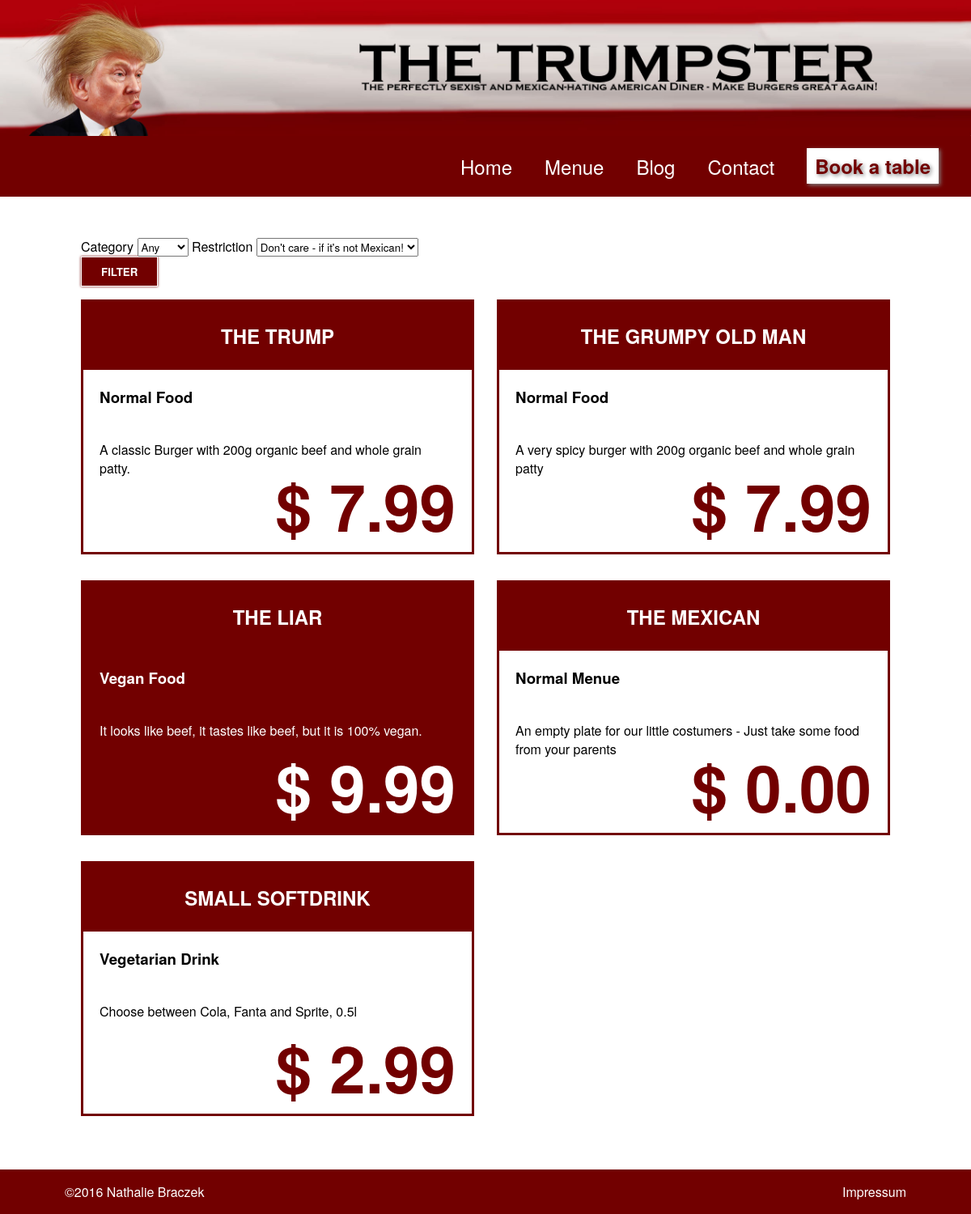
Page /src/public/menues.php on the earlier database version.
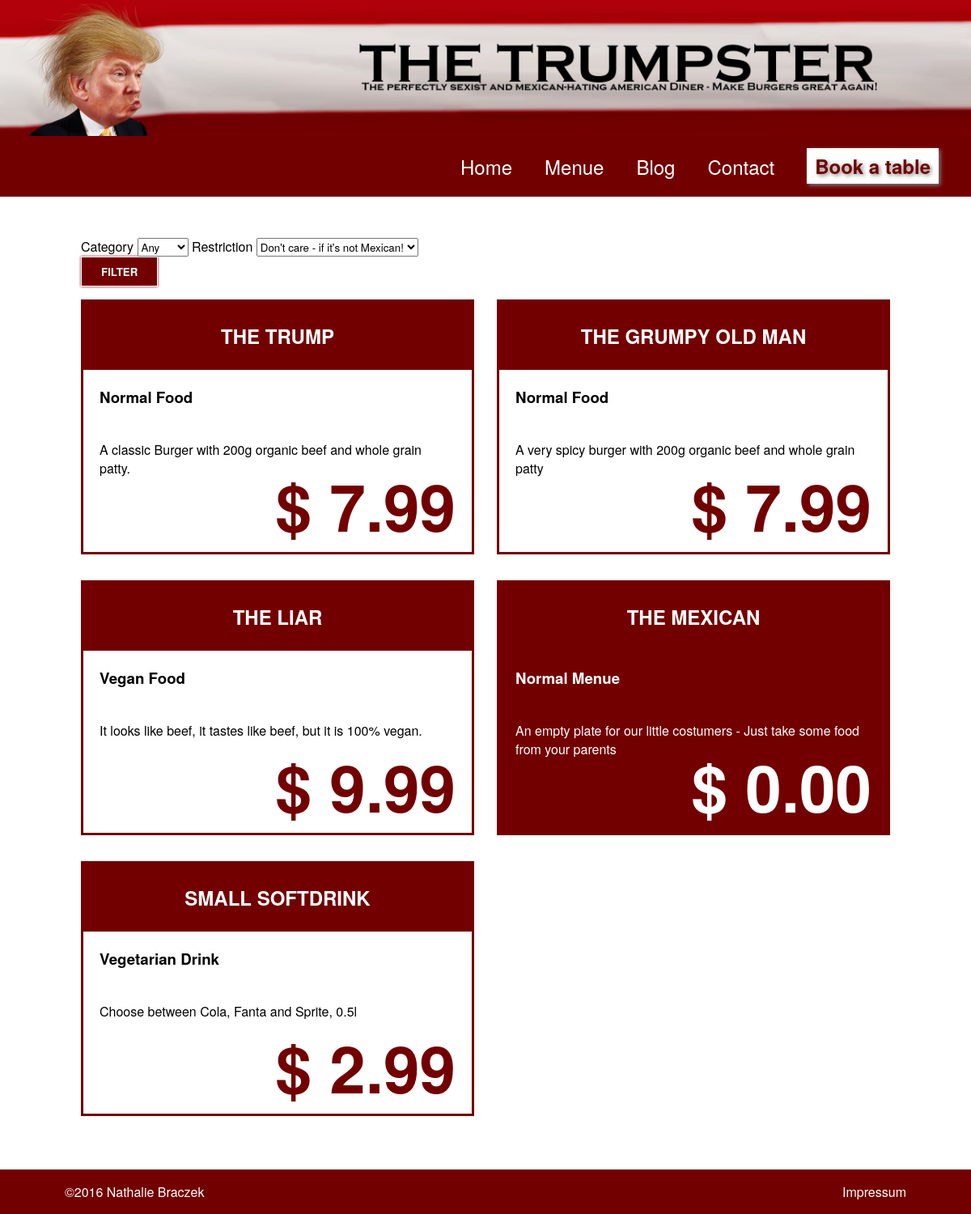
Same page on the later database version.
### tables this page shows
CREATE TABLE `products` (
  `Product_ID` int(11) NOT NULL,
  `Product_Title` varchar(64) NOT NULL,
  `Product_Description` mediumtext NOT NULL,
  `Product_Price` float NOT NULL,
  `Product_Special` tinyint(1) NOT NULL,
  `Product_Restriction` enum('Vegetarian','Vegan','Pesketarian','Normal') NOT NULL,
  `Product_Category` enum('Food','Drink','Menue','') NOT NULL
);

### src/classes/ProductRepo.php (called while the page is built, shortened)
<?php
class ProductRepo extends Repository
{
    public function getFiltered($category, $restiction)
    {
        $conditions   = ['1=1'];
        $conditions[] = empty($category) ? "" : "Product_Category='" . $category . "'";
        $conditions[] = empty($restiction) ? "" : "Product_Restriction='" . $restiction . "'";
        return $this->getMultiple("SELECT * FROM products WHERE " . implode(' AND ', array_filter($conditions)));
    }
}

### src/classes/Repository.php (called while the page is built, shortened)
<?php
abstract class Repository
{
    protected $database;
    protected $prefix;
    public function __construct($database)
    {
        $this->database = $database;
    }
    protected function getMultiple($sql)
    {
        $result = mysqli_query($this->database, $sql, MYSQLI_ASSOC);
        $all = [];
        foreach ($result->fetch_all(MYSQLI_ASSOC) as $row)
        {
            $all[$row[$this->prefix . 'ID']] = (object)$row;
        }
        return $all;
    }
}

### src/public/menues.php (the view, shortened to what this page needs)
<?php
$databaseConnection = new DatabaseConnection();
$database           = $databaseConnection->connect();
$productsRepo       = new ProductRepo($database);
$restriction  = isset($_POST['restriction']) ? $_POST['restriction'] : null;
$category     = isset($_POST['category']) ? $_POST['category'] : null;
$products = $productsRepo->getFiltered($category, $restriction);
?>
<html>
    <head>
        <link rel="stylesheet" type="text/css" href="css/restaurantStyle.css"/>
    </head>
    <body>
        <?php include "partial/header.php"; ?>
        <div class="content">
            <form action="menues.php" method="post">
                <label for="category">Category</label>
                <select name="category" title="Category" onchange="getElementById('filter_button').click();">
                    <option value="">Any</option>
                </select>
                <label for="restriction">Restriction</label>
                <select name="restriction" title="Restriction" onchange="getElementById('filter_button').click();">
                    <option value="">Don't care - if it's not Mexican!</option>
                </select>
                <button id="filter_button" type="submit">Filter</button>
            </form>
            <div class="container">
                <?php foreach ($products as $product) : ?>
                    <div class="box<?php echo $product->Product_Special == 1 ? " special" : ""; ?>">
                        <h2 class="title"><?php echo $product->Product_Title; ?></h2>
                        <h3 class="padding"><?php echo $product->Product_Restriction . ' ' . $product->Product_Category; ?></h3>
                        <p class="padding">
                            <?php echo $product->Product_Description; ?>
                            <span class="price">$ <?php echo number_format($product->Product_Price, 2); ?></span>
                        </p>
                    </div>
                <?php endforeach; ?>
            </div>
        </div>
        <?php include "partial/footer.php"; ?>
    </body>
</html>

### src/public/partial/header.php (shortened to what this page needs)
<header>
    <a href="index.php"><img class="cover" src="img/Trumpcover.jpg" alt="Image of Trump"></a>
</header>
<ul class="menu">
    <li><a href="index.php">Home</a></li>
    <li><a href="menues.php">Menue</a></li>
    <li><a href="articles.php">Blog</a></li>
    <li><a href="contacts.php">Contact</a></li>
    <li class="reservation"><a href="booking.php">Book a table</a></li>
</ul>

### src/public/partial/footer.php (shortened to what this page needs)
<footer class="container">
    <p>©2016 Nathalie Braczek</p>
    <a href="impressum.php">Impressum</a>
</footer>

### src/public/css/restaurantStyle.css (style rules this page uses)
* { margin:0; padding:0; font-family: "Helvetica Neue", Helvetica, Arial, sans-serif; }
html, body { height: 100%; margin-bottom: 1px; }
h1,h2,h3 { font-weight: 900; }
.cover { width: 100%; }
.menu { display: -webkit-box; display: -moz-box; display: -ms-flexbox; display: -webkit-flex; display: flex; -webkit-flex-flow: row wrap; justify-content: flex-end; background-color: #720000; list-style: none; padding: 20px 0 20px 0; }
.menu a { color: white; font-weight: 300; margin-right: 40px; font-size: 1.5em; text-decoration: none; }
.reservation a { color: #720000; background-color: white; padding: 5px 10px 5px 10px; text-shadow: 2px 2px 5px grey; box-shadow: 2px 2px 5px grey; font-weight: bold; }
footer { -webkit-flex-flow: row wrap; background-color: #720000; list-style: none; padding: 1rem 5rem; color: white; }
footer a { text-decoration: none; color: white; }
.content { margin: 50px 100px 50px 100px; }
.container { display: -webkit-box; display: -moz-box; display: -ms-flexbox; display: -webkit-flex; display: flex; flex-direction: row; flex-wrap: wrap; justify-content: space-between; align-items: stretch; align-content: space-around; }
.box { border: solid #720000; width: 48%; min-height: 300px; margin: 1em 0; }
.special, .special .price { color: White; background: #720000; }
.price { font-size: 500%; font-weight: bolder; color: #720000; float: right; }
.padding { padding: 20px; }
.title { background-color: #720000; color: white; padding: 25px; text-align: center; text-transform: uppercase; }
button, a.button { background-color: #720000; color: White; font-weight: bold; padding: .5rem 1.5rem; text-decoration: none; text-transform: uppercase; display: block; border: 1px solid White; box-shadow: 0 0 3px #720000; }

Differences in the rows shown:
changed products "THE LIAR": Product_Special 1 → 0 (drawn)
changed products "THE MEXICAN": Product_Special 0 → 1 (drawn)
